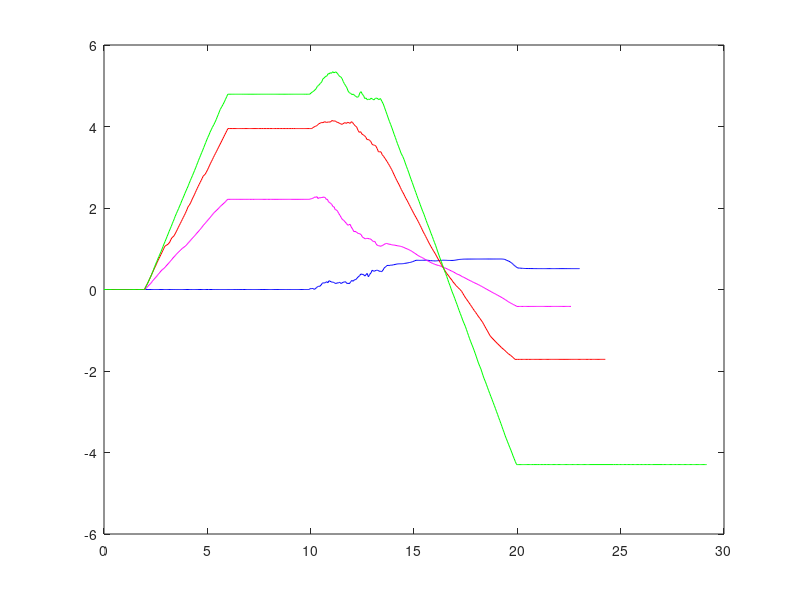

Write the MATLAB code that produced this figure.
load FrictionLess.txt;
t1 = FrictionLess(:,1);
C1 = FrictionLess(:,2);

load FrictionFew.txt;
C2 = FrictionFew(:,1);
t2 = FrictionFew(:,2);

load FrictionBigger.txt;
C3 = FrictionBigger(:,1);
t3 = FrictionBigger(:,2);

load FrictionData.txt;
t4 = FrictionData(:,1);
C4 = FrictionData(:,2);

plot(t1,C1, 'color','b')
hold on
plot(t3,C3,'color','m')
plot(t2,C2 ,'color','r')


plot(t4,C4,'color','g')
hold off